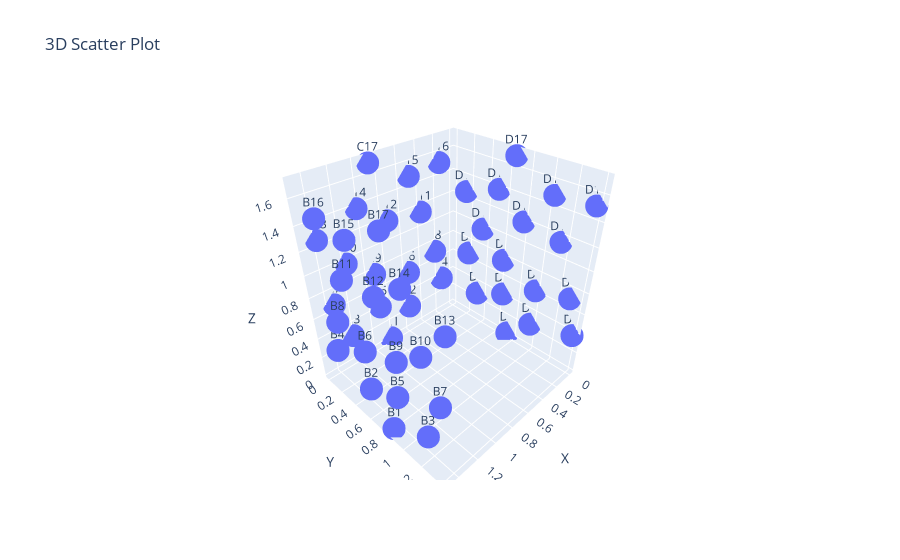

Notebook code for this chart:
### Code cell
# fancy interactiver plot 
# damit kann man die namen der mikrofone sehr gut sehen


import plotly.express as px

fig = px.scatter_3d(new_df, x='X', y='Y', z='Z', text='Mic_Index', title='3D Scatter Plot')

# Plot anzeigen
fig.show()

### Figure 1 — Plotly figure (JSON) as saved in the notebook; plotly's stock layout.template omitted (floating-point values rounded to 4 significant figures)
{"data": [{"hovertemplate": "X=%{x}<br>Y=%{y}<br>Z=%{z}<br>Mic_Index=%{text}<extra></extra>", "legendgroup": "", "marker": {"color": "#636efa", "symbol": "circle"}, "mode": "markers+text", "name": "", "scene": "scene", "showlegend": false, "text": ["B1", "B2", "B3", "B4", "B5", "B6", "B7", "B8", "B9", "B10", "B11", "B12", "B13", "B14", "B15", "B16", "B17", "C1", "C2", "C3", "C4", "C5", "C6", "C7", "C8", "C9", "C10", "C11", "C12", "C13", "C14", "C15", "C16", "C17", "D1", "D2", "D3", "D4", "D5", "D6", "D7", "D8", "D9", "D10", "D11", "D12", "D13", "D14", "D15", "D16", "D17", "A1", "A2", "A3", "A4", "A5", "A6", "A7", "A8", "A9", "A10", "A11", "A12", "A13", null, null, null], "type": "scatter3d", "x": [1.48, 1.48, 1.48, 1.48, 1.48, 1.48, 1.48, 1.48, 1.48, 1.48, 1.48, 1.48, 1.48, 1.48, 1.48, 1.48, 1.48, 0.831, 0.588, 1.228, 0.168, 0.919, 0.576, 1.354, 0.249, 0.94, 1.191, 0.406, 0.765, 1.4, 1.038, 0.517, 0.178, 0.891, 0, 0, 0, 0, 0, 0, 0, 0, 0, 0, 0, 0, 0, 0, 0, 0, 0, null, null, null, null, null, null, null, null, null, null, null, null, null, null, null, null], "y": [0.831, 0.588, 1.228, 0.168, 0.919, 0.576, 1.354, 0.249, 0.94, 1.191, 0.406, 0.765, 1.4, 1.038, 0.517, 0.178, 0.891, 0, 0, 0, 0, 0, 0, 0, 0, 0, 0, 0, 0, 0, 0, 0, 0, 0, 0.729, 0.972, 0.332, 1.392, 0.641, 0.984, 0.206, 1.311, 0.62, 0.369, 1.154, 0.795, 0.16, 0.522, 1.043, 1.382, 0.669, null, null, null, null, null, null, null, null, null, null, null, null, null, null, null, null], "z": [0.024, 0.266, 0.287, 0.385, 0.429, 0.63, 0.677, 0.713, 0.773, 0.981, 1.154, 1.197, 1.263, 1.388, 1.493, 1.519, 1.692, 0.024, 0.266, 0.287, 0.385, 0.429, 0.63, 0.677, 0.713, 0.773, 0.981, 1.154, 1.197, 1.263, 1.388, 1.493, 1.519, 1.692, 0.024, 0.266, 0.287, 0.385, 0.429, 0.63, 0.677, 0.713, 0.773, 0.981, 1.154, 1.197, 1.263, 1.388, 1.493, 1.519, 1.692, 1.74, 1.74, 1.74, 1.74, 1.74, 1.74, 1.74, 1.74, 1.74, 1.74, 1.74, 1.74, 1.74, null, null, null]}], "layout": {"legend": {"tracegroupgap": 0}, "scene": {"domain": {"x": [0, 1], "y": [0, 1]}, "xaxis": {"title": {"text": "X"}}, "yaxis": {"title": {"text": "Y"}}, "zaxis": {"title": {"text": "Z"}}}, "title": {"text": "3D Scatter Plot"}}}
